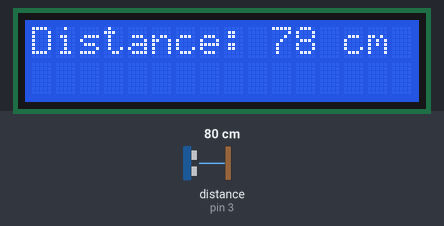
A sketch run on a simulated Arduino Uno, built with avr-gcc and run on an emulated ATmega328P. Shown: 16×2 character LCD. Wiring (inferred from the names in the program): ultrasonic range finder: trigger pin 5; echo pin 3. Inputs (shaded band) come from the test bench; at power-on: distance to the obstacle (sensor on pin 3) 80 cm. The echo pulse lasts 58.3 µs per cm.

Above: at 1.2 s.
1.3 s: distance to the obstacle (sensor on pin 3) set to 2 cm
At 2.2 s:
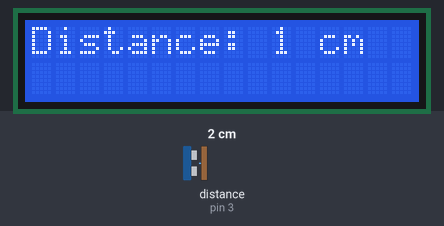
2.8 s: distance to the obstacle (sensor on pin 3) set to 4 cm
At 3.2 s:
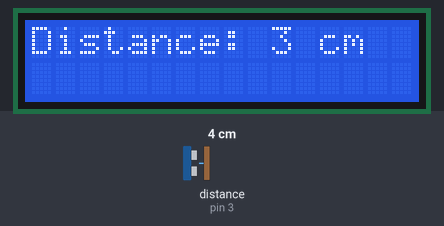
4.3 s: distance to the obstacle (sensor on pin 3) set to 9 cm
At 5.6 s:
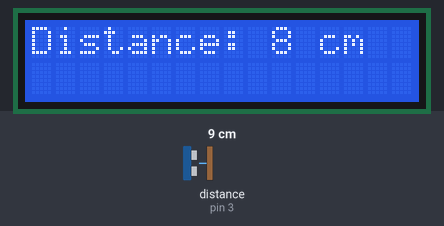
Timing chart, 0 to 7.3 s (numbered marks = the images above; inputs shaded):
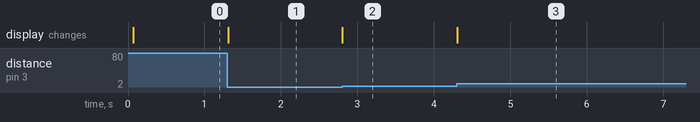

The sketch:

Code_03_500923949_ChengHao_Kao_LAB2_Task1_2.ino
```cpp
#include <LiquidCrystal.h>
LiquidCrystal lcd(7, 8, 9, 10, 11, 12); // RS, EN, D4, D5, D6, D7

#define echoPin 3
#define trigPin 5

long duration;
int distance_cm;

void setup()
{
  pinMode(trigPin, OUTPUT);
  pinMode(echoPin, INPUT);
  lcd.begin(16, 2);
}
void loop()
{
  digitalWrite(trigPin, LOW);
  delayMicroseconds(2);
  digitalWrite(trigPin, HIGH);
  delayMicroseconds(10);
  digitalWrite(trigPin, LOW);
  duration = pulseIn(echoPin, HIGH);
  distance_cm = duration * 0.034 / 2;
  lcd.setCursor(0, 0);
  lcd.print("Distance: ");
  lcd.print(distance_cm);
  lcd.println(" cm");
}
```

Measured:
- after the input at 1.3 s, the display: changes at once (image 1)
- after the input at 2.8 s, the display: changes at once (image 2)
- after the input at 4.3 s, the display: changes at once (image 3)
